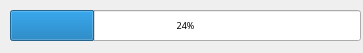
<?xml version="1.0" encoding="UTF-8"?>
<ui version="4.0">
 <class>Dialog</class>
 <widget class="QDialog" name="Dialog">
  <property name="geometry">
   <rect>
    <x>0</x>
    <y>0</y>
    <width>363</width>
    <height>53</height>
   </rect>
  </property>
  <property name="windowTitle">
   <string>正在读取单词。。。</string>
  </property>
  <widget class="QProgressBar" name="progressBar">
   <property name="geometry">
    <rect>
     <x>10</x>
     <y>10</y>
     <width>351</width>
     <height>31</height>
    </rect>
   </property>
   <property name="font">
    <font>
     <family>JetBrains Mono</family>
     <pointsize>7</pointsize>
    </font>
   </property>
   <property name="value">
    <number>24</number>
   </property>
  </widget>
 </widget>
 <resources/>
 <connections/>
</ui>
